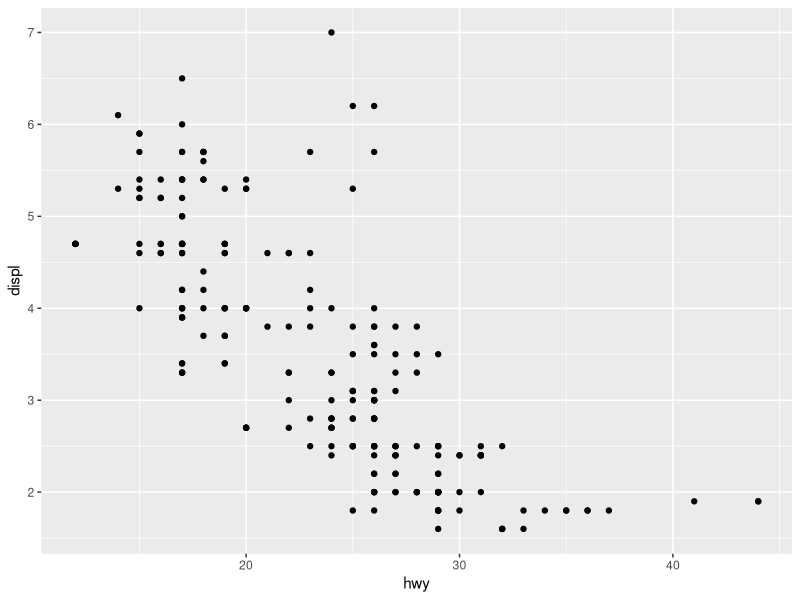

The R source for this figure: (Note: this script raises an error after producing the figure.)
# Paquetes -----------------------

library(ggplot2)
library(dplyr)

# Data -----------------------------

data("mpg", package = "ggplot2")

# EDA ------------------------

# Tipos de manufacturer 
unique(mpg$manufacturer)

# Cantidad de valores unicos
length(unique(mpg$manufacturer))

# Cuantos audi en mpg
mpg_audi <- mpg %>%
  filter(manufacturer == "audi")

# hwy x displ de todos los autos 
ggplot(data = mpg) +
  geom_point(mapping = aes(x = hwy, y = displ))

# hwy x displ de los autos audi
ggplot(data = mpg %>% 
         filter(manufacturer == "audi")) +
  geom_point(mapping = aes(x = hwy, y = rend))


